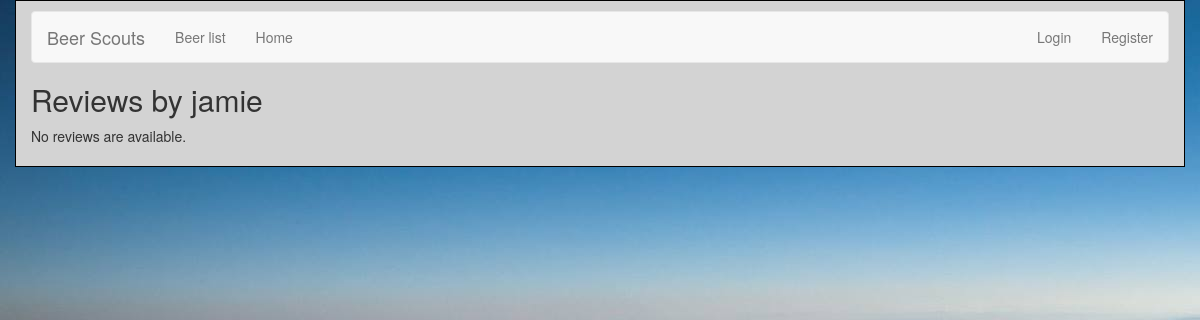
Before: /reviews/review/user/jamie/ with the older database file.
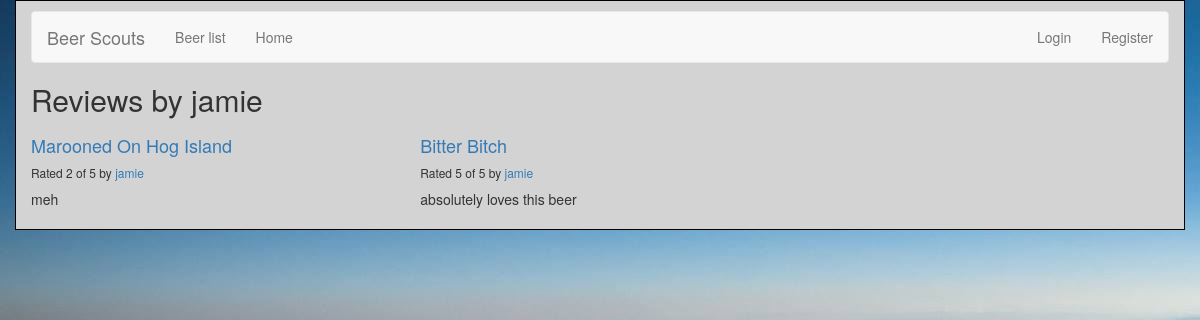
After: the same page with the newer database file.
### reviews/models.py (models this page shows, shortened)
class Review(models.Model):
    RATING_CHOICES = (
        (1, '1'),
        (2, '2'),
        (3, '3'),
        (4, '4'),
        (5, '5'),
    )
    beer = models.ForeignKey(Beer, on_delete=models.CASCADE,)
    pub_date = models.DateTimeField('date published')
    user_name = models.CharField(max_length=100)
    comment = models.CharField(max_length=200)
    rating = models.IntegerField(choices=RATING_CHOICES)

class Beer(models.Model):
    name = models.CharField(max_length=200)
    abv = models.CharField(max_length=200)
    ibu = models.CharField(max_length=200)
    style = models.CharField(max_length=200)
    ounces = models.CharField(max_length=200)

### reviews/views.py (the view)
# urls.py: re_path(r'^review/user/(?P<username>\w+)/$', views.user_review_list, name='user_review_list'),
def user_review_list(request, username=None):
    if not username:
        username = request.user.username
    latest_review_list = Review.objects.filter(user_name=username).order_by('-pub_date')
    context = {'latest_review_list':latest_review_list, 'username':username}
    return render(request, 'reviews/user_review_list.html', context)

### reviews/templates/reviews/user_review_list.html
{% extends 'reviews/review_list.html' %}
{% block title %}
<h2>Reviews by {{ username }}</h2>
{% endblock %}

### reviews/templates/reviews/review_list.html (shortened to what this page needs)
{% extends 'base.html' %}
  {% block content %}
  {% if latest_review_list %}
  <div class="row">
      {% for review in latest_review_list %}
      <div class="col-xs-6 col-lg-4">
          <h4><a href="{% url 'reviews:review_detail' review.id %}">
          {{ review.beer.name }}
          </a></h4>
          <h6>Rated {{ review.rating }} of 5 by <a href="{% url 'reviews:user_review_list' review.user_name %}" >{{ review.user_name }}</a></h6>
          <p>{{ review.comment }}</p>
      </div>
      {% endfor %}
  </div>
  {% else %}
  <p>No reviews are available.</p>
  {% endif %}
  {% endblock %}

Changed rows visible on the page:
added Review: beer.name "Marooned On Hog Island", rating "2", user_name "jamie", comment "meh"
added Review: beer.name "Bitter Bitch", rating "5", user_name "jamie", comment "absolutely loves this beer"
Other visible differences:
text no longer shown: "No reviews are available."
